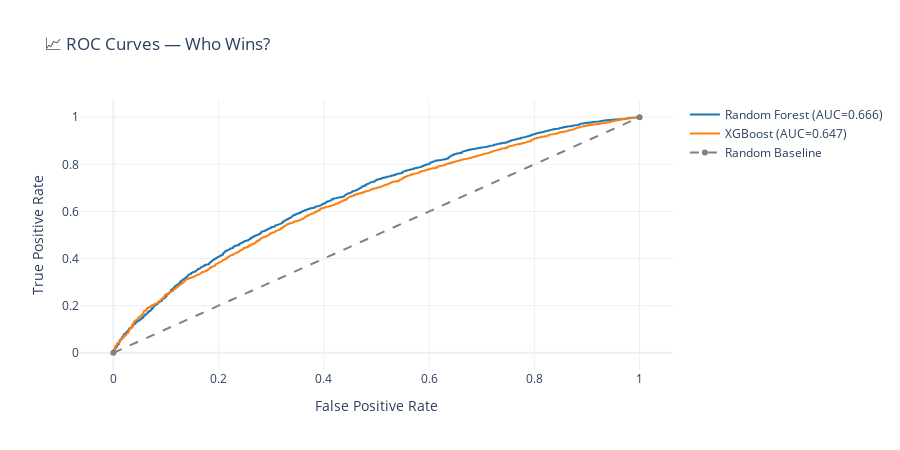

The notebook cell saved with this chart:
### Code cell
# ROC Curves
fpr_rf, tpr_rf, _ = roc_curve(y_test, rf_prob)
fpr_xgb, tpr_xgb, _ = roc_curve(y_test, xgb_prob)

fig = go.Figure()
fig.add_trace(go.Scatter(x=fpr_rf, y=tpr_rf, name=f'Random Forest (AUC={roc_auc_score(y_test, rf_prob):.3f})',
                          line=dict(color='#1f77b4', width=2)))
fig.add_trace(go.Scatter(x=fpr_xgb, y=tpr_xgb, name=f'XGBoost (AUC={roc_auc_score(y_test, xgb_prob):.3f})',
                          line=dict(color='#ff7f0e', width=2)))
fig.add_trace(go.Scatter(x=[0,1], y=[0,1], name='Random Baseline',
                          line=dict(color='grey', dash='dash')))
fig.update_layout(title='📈 ROC Curves — Who Wins?', xaxis_title='False Positive Rate',
                  yaxis_title='True Positive Rate', template='plotly_white', height=450)
fig.show()

### Figure 1 — Plotly figure (JSON) as saved in the notebook; plotly's stock layout.template omitted (floating-point values rounded to 4 significant figures; data arrays with more than 128 entries replaced by an {"elided": "..."} marker saying what was removed)
{"data": [{"line": {"color": "#1f77b4", "width": 2}, "name": "Random Forest (AUC=0.666)", "type": "scatter", "x": {"elided": "2276 float values"}, "y": {"elided": "2276 float values"}}, {"line": {"color": "#ff7f0e", "width": 2}, "name": "XGBoost (AUC=0.647)", "type": "scatter", "x": {"elided": "2372 float values"}, "y": {"elided": "2372 float values"}}, {"line": {"color": "grey", "dash": "dash"}, "name": "Random Baseline", "type": "scatter", "x": [0, 1], "y": [0, 1]}], "layout": {"height": 450, "title": {"text": "📈 ROC Curves — Who Wins?"}, "xaxis": {"title": {"text": "False Positive Rate"}}, "yaxis": {"title": {"text": "True Positive Rate"}}}}
